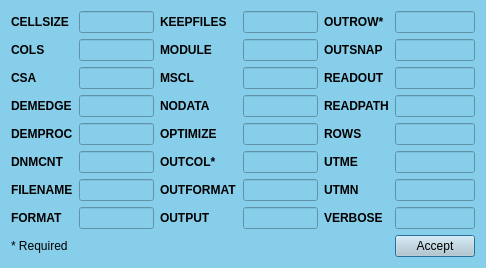
<?xml version="1.0" encoding="UTF-8"?>
<ui version="4.0">
 <class>ControlTOPAGNPS</class>
 <widget class="QDialog" name="ControlTOPAGNPS">
  <property name="geometry">
   <rect>
    <x>0</x>
    <y>0</y>
    <width>486</width>
    <height>249</height>
   </rect>
  </property>
  <property name="windowTitle">
   <string>TopAGNPS control file</string>
  </property>
  <property name="styleSheet">
   <string notr="true">background-color: #87CEEB;</string>
  </property>
  <layout class="QGridLayout" name="gridLayout">
   <item row="14" column="5">
    <widget class="QPushButton" name="pushButton">
     <property name="styleSheet">
      <string notr="true">background-color: #becbd1;</string>
     </property>
     <property name="text">
      <string>Accept</string>
     </property>
    </widget>
   </item>
   <item row="14" column="0">
    <widget class="QLabel" name="label_8">
     <property name="text">
      <string>* Required</string>
     </property>
    </widget>
   </item>
   <item row="0" column="0">
    <widget class="QLabel" name="label">
     <property name="font">
      <font>
       <weight>75</weight>
       <bold>true</bold>
      </font>
     </property>
     <property name="text">
      <string>CELLSIZE</string>
     </property>
    </widget>
   </item>
   <item row="1" column="1">
    <widget class="QLineEdit" name="lineEdit_2">
     <property name="font">
      <font>
       <weight>75</weight>
       <bold>true</bold>
      </font>
     </property>
     <property name="styleSheet">
      <string notr="true">QCheckBox::hover{color:white}

QCheckBox::indicator:unchecked {
    background-color: white;
	border: 1px solid black
}</string>
     </property>
     <property name="alignment">
      <set>Qt::AlignCenter</set>
     </property>
    </widget>
   </item>
   <item row="1" column="0">
    <widget class="QLabel" name="label_2">
     <property name="font">
      <font>
       <weight>75</weight>
       <bold>true</bold>
      </font>
     </property>
     <property name="text">
      <string>COLS</string>
     </property>
    </widget>
   </item>
   <item row="0" column="1">
    <widget class="QLineEdit" name="lineEdit">
     <property name="font">
      <font>
       <weight>75</weight>
       <bold>true</bold>
      </font>
     </property>
     <property name="styleSheet">
      <string notr="true">QCheckBox::hover{color:white}

QCheckBox::indicator:unchecked {
    background-color: white;
	border: 1px solid black
}</string>
     </property>
     <property name="alignment">
      <set>Qt::AlignCenter</set>
     </property>
    </widget>
   </item>
   <item row="3" column="0">
    <widget class="QLabel" name="label_4">
     <property name="font">
      <font>
       <weight>75</weight>
       <bold>true</bold>
      </font>
     </property>
     <property name="text">
      <string>DEMEDGE</string>
     </property>
    </widget>
   </item>
   <item row="3" column="1">
    <widget class="QLineEdit" name="lineEdit_4">
     <property name="font">
      <font>
       <weight>75</weight>
       <bold>true</bold>
      </font>
     </property>
     <property name="styleSheet">
      <string notr="true">QCheckBox::hover{color:white}

QCheckBox::indicator:unchecked {
    background-color: white;
	border: 1px solid black
}</string>
     </property>
     <property name="text">
      <string/>
     </property>
     <property name="alignment">
      <set>Qt::AlignCenter</set>
     </property>
    </widget>
   </item>
   <item row="2" column="1">
    <widget class="QLineEdit" name="lineEdit_3">
     <property name="font">
      <font>
       <weight>75</weight>
       <bold>true</bold>
      </font>
     </property>
     <property name="styleSheet">
      <string notr="true">QCheckBox::hover{color:white}

QCheckBox::indicator:unchecked {
    background-color: white;
	border: 1px solid black
}</string>
     </property>
     <property name="text">
      <string/>
     </property>
     <property name="alignment">
      <set>Qt::AlignCenter</set>
     </property>
    </widget>
   </item>
   <item row="2" column="0">
    <widget class="QLabel" name="label_3">
     <property name="font">
      <font>
       <weight>75</weight>
       <bold>true</bold>
      </font>
     </property>
     <property name="text">
      <string>CSA</string>
     </property>
    </widget>
   </item>
   <item row="0" column="2">
    <widget class="QLabel" name="label_9">
     <property name="font">
      <font>
       <weight>75</weight>
       <bold>true</bold>
      </font>
     </property>
     <property name="text">
      <string>KEEPFILES</string>
     </property>
    </widget>
   </item>
   <item row="4" column="0">
    <widget class="QLabel" name="label_5">
     <property name="font">
      <font>
       <weight>75</weight>
       <bold>true</bold>
      </font>
     </property>
     <property name="text">
      <string>DEMPROC</string>
     </property>
    </widget>
   </item>
   <item row="5" column="0">
    <widget class="QLabel" name="label_6">
     <property name="font">
      <font>
       <weight>75</weight>
       <bold>true</bold>
      </font>
     </property>
     <property name="text">
      <string>DNMCNT</string>
     </property>
    </widget>
   </item>
   <item row="4" column="1">
    <widget class="QLineEdit" name="lineEdit_5">
     <property name="font">
      <font>
       <weight>75</weight>
       <bold>true</bold>
      </font>
     </property>
     <property name="styleSheet">
      <string notr="true">QCheckBox::hover{color:white}

QCheckBox::indicator:unchecked {
    background-color: white;
	border: 1px solid black
}</string>
     </property>
     <property name="text">
      <string/>
     </property>
     <property name="alignment">
      <set>Qt::AlignCenter</set>
     </property>
    </widget>
   </item>
   <item row="7" column="0">
    <widget class="QLabel" name="label_13">
     <property name="font">
      <font>
       <weight>75</weight>
       <bold>true</bold>
      </font>
     </property>
     <property name="text">
      <string>FORMAT</string>
     </property>
    </widget>
   </item>
   <item row="6" column="0">
    <widget class="QLabel" name="label_7">
     <property name="font">
      <font>
       <weight>75</weight>
       <bold>true</bold>
      </font>
     </property>
     <property name="text">
      <string>FILENAME</string>
     </property>
    </widget>
   </item>
   <item row="6" column="1">
    <widget class="QLineEdit" name="lineEdit_7">
     <property name="font">
      <font>
       <weight>75</weight>
       <bold>true</bold>
      </font>
     </property>
     <property name="styleSheet">
      <string notr="true">QCheckBox::hover{color:white}

QCheckBox::indicator:unchecked {
    background-color: white;
	border: 1px solid black
}</string>
     </property>
     <property name="text">
      <string/>
     </property>
     <property name="alignment">
      <set>Qt::AlignCenter</set>
     </property>
    </widget>
   </item>
   <item row="5" column="1">
    <widget class="QLineEdit" name="lineEdit_6">
     <property name="font">
      <font>
       <weight>75</weight>
       <bold>true</bold>
      </font>
     </property>
     <property name="styleSheet">
      <string notr="true">QCheckBox::hover{color:white}

QCheckBox::indicator:unchecked {
    background-color: white;
	border: 1px solid black
}</string>
     </property>
     <property name="text">
      <string/>
     </property>
     <property name="alignment">
      <set>Qt::AlignCenter</set>
     </property>
    </widget>
   </item>
   <item row="7" column="1">
    <widget class="QLineEdit" name="lineEdit_8">
     <property name="font">
      <font>
       <weight>75</weight>
       <bold>true</bold>
      </font>
     </property>
     <property name="alignment">
      <set>Qt::AlignCenter</set>
     </property>
    </widget>
   </item>
   <item row="0" column="3">
    <widget class="QLineEdit" name="lineEdit_9">
     <property name="font">
      <font>
       <weight>75</weight>
       <bold>true</bold>
      </font>
     </property>
     <property name="styleSheet">
      <string notr="true">QCheckBox::hover{color:white}

QCheckBox::indicator:unchecked {
    background-color: white;
	border: 1px solid black
}</string>
     </property>
     <property name="text">
      <string/>
     </property>
     <property name="alignment">
      <set>Qt::AlignCenter</set>
     </property>
    </widget>
   </item>
   <item row="1" column="2">
    <widget class="QLabel" name="label_16">
     <property name="font">
      <font>
       <weight>75</weight>
       <bold>true</bold>
      </font>
     </property>
     <property name="text">
      <string>MODULE</string>
     </property>
    </widget>
   </item>
   <item row="1" column="3">
    <widget class="QLineEdit" name="lineEdit_13">
     <property name="font">
      <font>
       <weight>75</weight>
       <bold>true</bold>
      </font>
     </property>
     <property name="alignment">
      <set>Qt::AlignCenter</set>
     </property>
    </widget>
   </item>
   <item row="2" column="2">
    <widget class="QLabel" name="label_10">
     <property name="font">
      <font>
       <weight>75</weight>
       <bold>true</bold>
      </font>
     </property>
     <property name="text">
      <string>MSCL</string>
     </property>
    </widget>
   </item>
   <item row="2" column="3">
    <widget class="QLineEdit" name="lineEdit_10">
     <property name="font">
      <font>
       <weight>75</weight>
       <bold>true</bold>
      </font>
     </property>
     <property name="styleSheet">
      <string notr="true">QCheckBox::hover{color:white}

QCheckBox::indicator:unchecked {
    background-color: white;
	border: 1px solid black
}</string>
     </property>
     <property name="text">
      <string/>
     </property>
     <property name="alignment">
      <set>Qt::AlignCenter</set>
     </property>
    </widget>
   </item>
   <item row="3" column="2">
    <widget class="QLabel" name="label_11">
     <property name="font">
      <font>
       <weight>75</weight>
       <bold>true</bold>
      </font>
     </property>
     <property name="text">
      <string>NODATA</string>
     </property>
    </widget>
   </item>
   <item row="3" column="3">
    <widget class="QLineEdit" name="lineEdit_11">
     <property name="font">
      <font>
       <weight>75</weight>
       <bold>true</bold>
      </font>
     </property>
     <property name="styleSheet">
      <string notr="true">QCheckBox::hover{color:white}

QCheckBox::indicator:unchecked {
    background-color: white;
	border: 1px solid black
}</string>
     </property>
     <property name="text">
      <string/>
     </property>
     <property name="alignment">
      <set>Qt::AlignCenter</set>
     </property>
    </widget>
   </item>
   <item row="4" column="2">
    <widget class="QLabel" name="label_12">
     <property name="font">
      <font>
       <weight>75</weight>
       <bold>true</bold>
      </font>
     </property>
     <property name="text">
      <string>OPTIMIZE</string>
     </property>
    </widget>
   </item>
   <item row="4" column="3">
    <widget class="QLineEdit" name="lineEdit_12">
     <property name="font">
      <font>
       <weight>75</weight>
       <bold>true</bold>
      </font>
     </property>
     <property name="text">
      <string/>
     </property>
     <property name="alignment">
      <set>Qt::AlignCenter</set>
     </property>
    </widget>
   </item>
   <item row="5" column="2">
    <widget class="QLabel" name="label_15">
     <property name="font">
      <font>
       <weight>75</weight>
       <bold>true</bold>
      </font>
     </property>
     <property name="text">
      <string>OUTCOL*</string>
     </property>
    </widget>
   </item>
   <item row="5" column="3">
    <widget class="QLineEdit" name="lineEdit_15">
     <property name="font">
      <font>
       <weight>75</weight>
       <bold>true</bold>
      </font>
     </property>
     <property name="text">
      <string/>
     </property>
     <property name="alignment">
      <set>Qt::AlignCenter</set>
     </property>
    </widget>
   </item>
   <item row="6" column="2">
    <widget class="QLabel" name="label_14">
     <property name="font">
      <font>
       <weight>75</weight>
       <bold>true</bold>
      </font>
     </property>
     <property name="text">
      <string>OUTFORMAT</string>
     </property>
    </widget>
   </item>
   <item row="6" column="3">
    <widget class="QLineEdit" name="lineEdit_14">
     <property name="font">
      <font>
       <weight>75</weight>
       <bold>true</bold>
      </font>
     </property>
     <property name="text">
      <string/>
     </property>
     <property name="alignment">
      <set>Qt::AlignCenter</set>
     </property>
    </widget>
   </item>
   <item row="7" column="2">
    <widget class="QLabel" name="label_23">
     <property name="font">
      <font>
       <weight>75</weight>
       <bold>true</bold>
      </font>
     </property>
     <property name="text">
      <string>OUTPUT</string>
     </property>
    </widget>
   </item>
   <item row="7" column="3">
    <widget class="QLineEdit" name="lineEdit_16">
     <property name="font">
      <font>
       <weight>75</weight>
       <bold>true</bold>
      </font>
     </property>
     <property name="alignment">
      <set>Qt::AlignCenter</set>
     </property>
    </widget>
   </item>
   <item row="0" column="4">
    <widget class="QLabel" name="label_22">
     <property name="font">
      <font>
       <weight>75</weight>
       <bold>true</bold>
      </font>
     </property>
     <property name="text">
      <string>OUTROW*</string>
     </property>
    </widget>
   </item>
   <item row="0" column="5">
    <widget class="QLineEdit" name="lineEdit_22">
     <property name="font">
      <font>
       <weight>75</weight>
       <bold>true</bold>
      </font>
     </property>
     <property name="text">
      <string/>
     </property>
     <property name="alignment">
      <set>Qt::AlignCenter</set>
     </property>
    </widget>
   </item>
   <item row="1" column="4">
    <widget class="QLabel" name="label_17">
     <property name="font">
      <font>
       <weight>75</weight>
       <bold>true</bold>
      </font>
     </property>
     <property name="text">
      <string>OUTSNAP</string>
     </property>
    </widget>
   </item>
   <item row="1" column="5">
    <widget class="QLineEdit" name="lineEdit_17">
     <property name="font">
      <font>
       <weight>75</weight>
       <bold>true</bold>
      </font>
     </property>
     <property name="text">
      <string/>
     </property>
     <property name="alignment">
      <set>Qt::AlignCenter</set>
     </property>
    </widget>
   </item>
   <item row="2" column="4">
    <widget class="QLabel" name="label_24">
     <property name="font">
      <font>
       <weight>75</weight>
       <bold>true</bold>
      </font>
     </property>
     <property name="text">
      <string>READOUT</string>
     </property>
    </widget>
   </item>
   <item row="2" column="5">
    <widget class="QLineEdit" name="lineEdit_23">
     <property name="font">
      <font>
       <weight>75</weight>
       <bold>true</bold>
      </font>
     </property>
     <property name="alignment">
      <set>Qt::AlignCenter</set>
     </property>
    </widget>
   </item>
   <item row="3" column="4">
    <widget class="QLabel" name="label_25">
     <property name="font">
      <font>
       <weight>75</weight>
       <bold>true</bold>
      </font>
     </property>
     <property name="text">
      <string>READPATH</string>
     </property>
    </widget>
   </item>
   <item row="3" column="5">
    <widget class="QLineEdit" name="lineEdit_24">
     <property name="font">
      <font>
       <weight>75</weight>
       <bold>true</bold>
      </font>
     </property>
     <property name="alignment">
      <set>Qt::AlignCenter</set>
     </property>
    </widget>
   </item>
   <item row="4" column="4">
    <widget class="QLabel" name="label_18">
     <property name="font">
      <font>
       <weight>75</weight>
       <bold>true</bold>
      </font>
     </property>
     <property name="text">
      <string>ROWS</string>
     </property>
    </widget>
   </item>
   <item row="4" column="5">
    <widget class="QLineEdit" name="lineEdit_18">
     <property name="font">
      <font>
       <weight>75</weight>
       <bold>true</bold>
      </font>
     </property>
     <property name="text">
      <string/>
     </property>
     <property name="alignment">
      <set>Qt::AlignCenter</set>
     </property>
    </widget>
   </item>
   <item row="5" column="4">
    <widget class="QLabel" name="label_19">
     <property name="font">
      <font>
       <weight>75</weight>
       <bold>true</bold>
      </font>
     </property>
     <property name="text">
      <string>UTME</string>
     </property>
    </widget>
   </item>
   <item row="5" column="5">
    <widget class="QLineEdit" name="lineEdit_19">
     <property name="font">
      <font>
       <weight>75</weight>
       <bold>true</bold>
      </font>
     </property>
     <property name="text">
      <string/>
     </property>
     <property name="alignment">
      <set>Qt::AlignCenter</set>
     </property>
    </widget>
   </item>
   <item row="6" column="4">
    <widget class="QLabel" name="label_20">
     <property name="font">
      <font>
       <weight>75</weight>
       <bold>true</bold>
      </font>
     </property>
     <property name="text">
      <string>UTMN</string>
     </property>
    </widget>
   </item>
   <item row="6" column="5">
    <widget class="QLineEdit" name="lineEdit_20">
     <property name="font">
      <font>
       <weight>75</weight>
       <bold>true</bold>
      </font>
     </property>
     <property name="text">
      <string/>
     </property>
     <property name="alignment">
      <set>Qt::AlignCenter</set>
     </property>
    </widget>
   </item>
   <item row="7" column="4">
    <widget class="QLabel" name="label_21">
     <property name="font">
      <font>
       <weight>75</weight>
       <bold>true</bold>
      </font>
     </property>
     <property name="text">
      <string>VERBOSE</string>
     </property>
    </widget>
   </item>
   <item row="7" column="5">
    <widget class="QLineEdit" name="lineEdit_21">
     <property name="font">
      <font>
       <weight>75</weight>
       <bold>true</bold>
      </font>
     </property>
     <property name="text">
      <string/>
     </property>
     <property name="alignment">
      <set>Qt::AlignCenter</set>
     </property>
    </widget>
   </item>
  </layout>
 </widget>
 <resources/>
 <connections/>
</ui>
